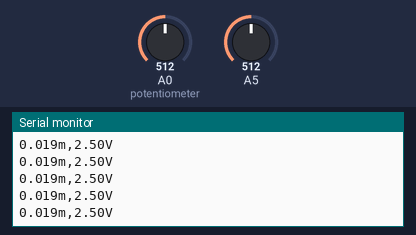
Bench run of a sketch on a simulated Arduino Uno, built with avr-gcc and run on an emulated ATmega328P. Shown: the last lines printed to the serial monitor. The test bench sets the inputs (shaded band); at power-on: A0 (potentiometer) = 512, A5 = 512.

Above: at 1.2 s.
1.3 s: A0 (potentiometer) set to 716
At 1.32 s:
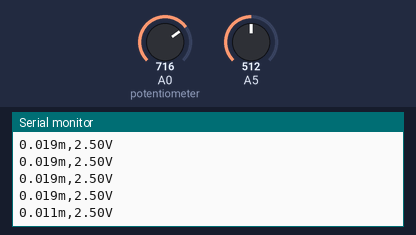
2.8 s: A5 set to 716
At 2.84 s:
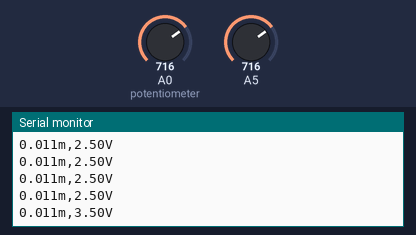
4.3 s: A0 (potentiometer) set to 900
At 4.36 s:
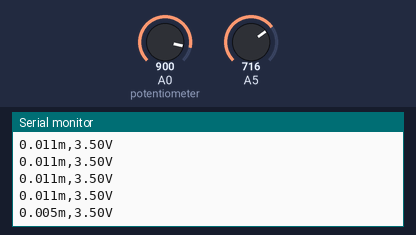
7.3 s: A5 set to 900
At 7.39 s:
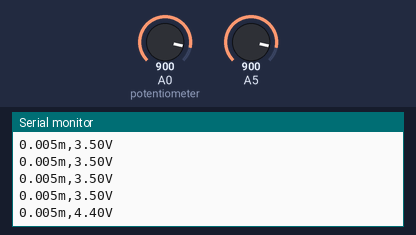
Timing chart, 0 to 9.8 s (numbered marks = the images above; inputs shaded):
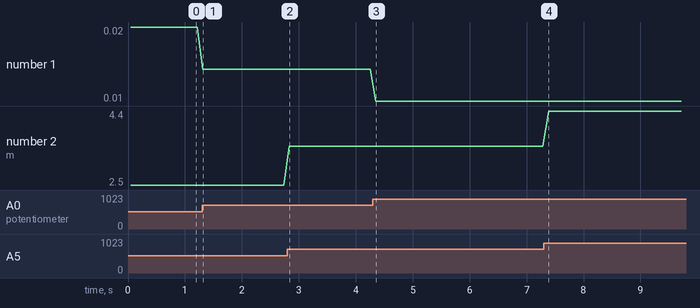

Measured:
- after the input at 1.3 s, the serial monitor: prints a new line at once (image 1)
- after the input at 2.8 s, the serial monitor: prints a new line at once (image 2)
- after the input at 4.3 s, the serial monitor: prints a new line after 0.05 s (image 3)
- after the input at 7.3 s, the serial monitor: prints a new line after 0.09 s (image 4)
- plotted number 1: 0.02 → 0.01 after the input at 1.3 s, 0.01 → 0.01 after the input at 4.3 s
- plotted number 2: 2.5 → 3.5 after the input at 2.8 s, 3.5 → 4.4 after the input at 7.3 s

The sketch:

sketch_trtest.ino
```cpp
void setup() {
  // put your setup code here, to run once:
Serial.begin(9600); // this is a baud rate the higher the number the better. It is the speed at which your board communicates.
Serial.println("New Data Run");
Serial.println("Distance,Voltage");
Serial.println("RESETTIMER");
}

void loop() {
  // put your main code here, to run repeatedly:
  Serial.print(abs(((((analogRead(A0)*5.0)/1023.0))*.0076)-.038),3); // this reads the analog output of the potentiometer. Then converts it to voltage and then to cm
  Serial.print("m,");
  Serial.print(((analogRead(A5)*5.0)/1023.0),2); //this reads the analog output of the force transducer. Then converts it to voltage.
  Serial.print("V ");
  Serial.println(" ");// This ensures that we skip a line between data.
  delay(100);

}
```
